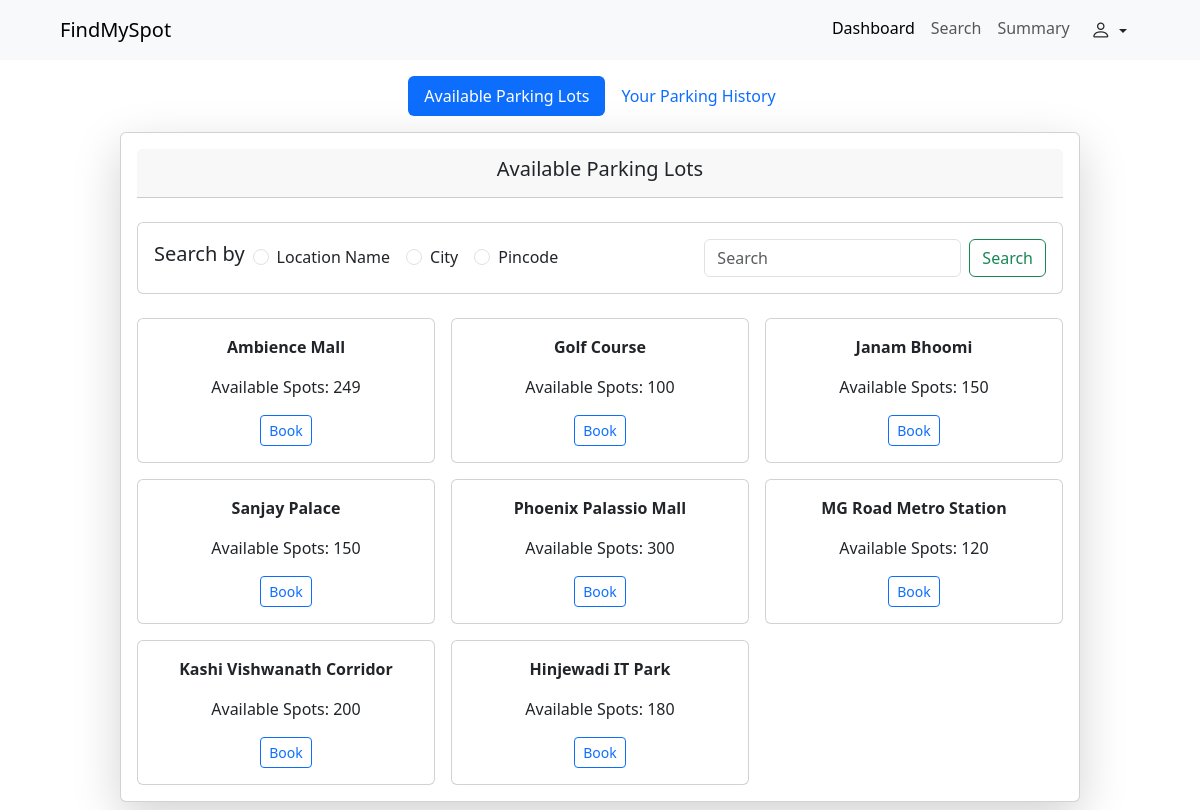
The page /user/dashboard (signed in) on the database as committed earlier.
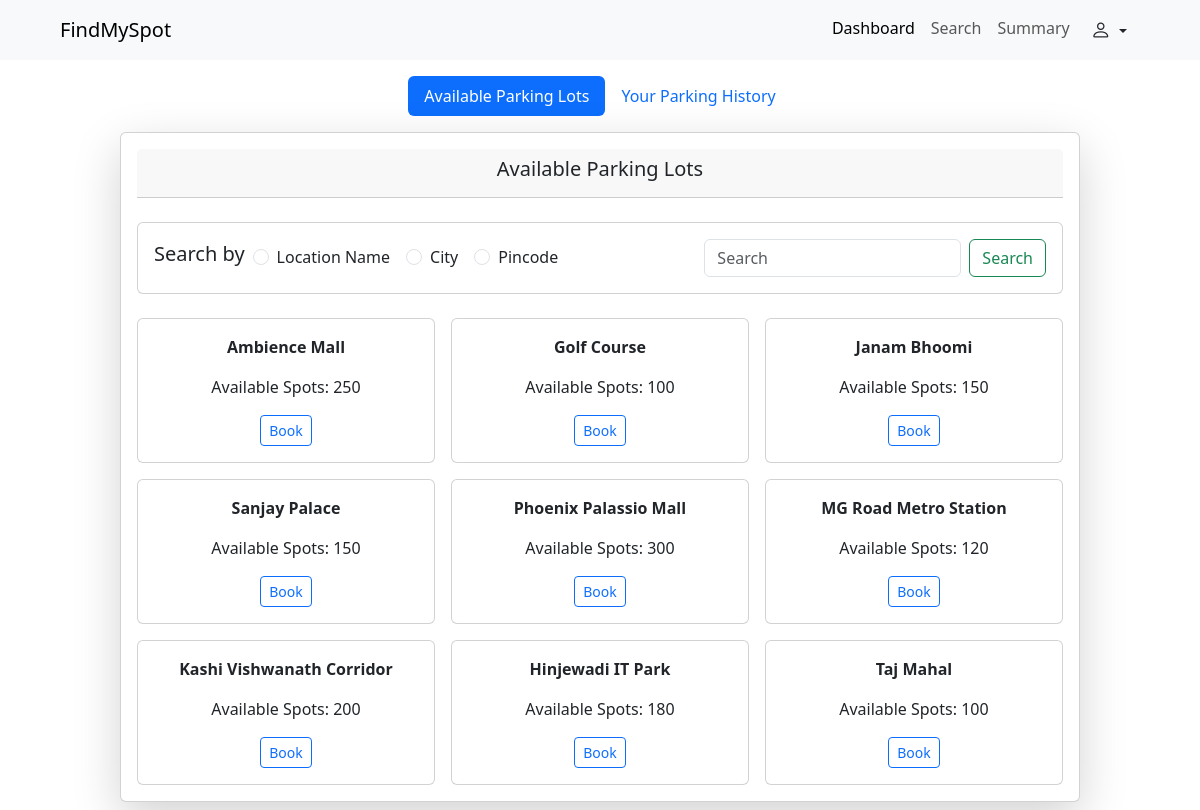
The same page on the database as committed later.
### backend/models.py (models this page shows)
class ParkingLot(db.Model):
    __tablename__ = "Parking_Lot"
    id = db.Column(db.Integer , primary_key = True , autoincrement=True)
    prime_location_name = db.Column(db.String, nullable = False)
    price = db.Column(db.Integer, nullable = False) #####
    address = db.Column(db.String, nullable = False)
    city = db.Column(db.String , nullable = False)
    pin_code = db.Column(db.Integer, nullable = False)
    maximum_number_of_spots = db.Column(db.Integer, nullable = False)
    spots = db.relationship("ParkingSpot", backref = "Parking_Lot")
    reserved_parking_spot = db.relationship("ReservedParkingSpot" , backref="Parking_Lot")

### backend/routes.py (the view)
@app.route("/user/dashboard")
@login_required
def user_dash():
    all_par = db.session.query(ParkingLot).join(ParkingSpot).filter(ParkingSpot.status == 'A').distinct().all()
    booking_history = db.session.query(ReservedParkingSpot).filter_by(user_id=current_user.id).all()
    return render_template("/user/dashboard.html", curr_user=current_user, all_par=all_par, booking_history = booking_history)

### app.py (called while the page is built)
def create_app():
    app = Flask(__name__)
    app.config["SQLALCHEMY_DATABASE_URI"] = "sqlite:///vehicle__app_db.sqlite3"
    app.config["SECRET_KEY"] = "thisismayankdhangar"
    db.init_app(app)
    login_manager = LoginManager(app)
    @login_manager.user_loader
    def load_user(email): #taking the id from cookies
        return db.session.query(User).filter_by(email = email).first() or db.session.query(Admin).filter_by(email = email).first()
    app.app_context().push()
    db.create_all()
    return app

### templates/user/dashboard.html (shortened to what this page needs)
<!doctype html>
<html lang="en">
<head>
    <link href="https://cdn.jsdelivr.net/npm/bootstrap@5.3.7/dist/css/bootstrap.min.css" rel="stylesheet"
>
    <link rel="stylesheet" href="https://cdn.jsdelivr.net/npm/bootstrap-icons@1.13.1/font/bootstrap-icons.min.css">
</head>
<body>
    <nav class="navbar sticky-top navbar-expand-lg bg-body-tertiary">
        <div class="container-fluid ms-5">
            <a class="navbar-brand" href="#">FindMySpot</a>
            <div class="collapse navbar-collapse" id="navbarSupportedContent">
                <ul class="navbar-nav ms-auto me-5">
                    <li class="nav-item">
                        <a class="nav-link active" aria-current="page" href="/user/dashboard">Dashboard</a>
                    </li>
                    <li class="nav-item">
                        <a class="nav-link" href="#">Search</a>
                    </li>
                    <li class="nav-item">
                        <a class="nav-link" href="#">Summary</a>
                    </li>
                    <div class="dropdown">
                        <button class="btn dropdown-toggle" type="button" data-bs-toggle="dropdown"
                            aria-expanded="false">
                            <i class="bi bi-person fs-5"></i>
                        </button>
                    </div>
                </ul>
            </div>
        </div>
    </nav>
    <ul class="nav nav-pills mb-3 d-flex justify-content-center mt-3" id="pills-tab" role="tablist">
        <li class="nav-item" role="presentation">
            <button class="nav-link active" id="pills-home-tab" data-bs-toggle="pill" data-bs-target="#pills-home"
                type="button" role="tab" aria-controls="pills-home" aria-selected="true">Available Parking Lots</button>
        </li>
        <li class="nav-item" role="presentation">
            <button class="nav-link" id="pills-profile-tab" data-bs-toggle="pill" data-bs-target="#pills-profile"
                type="button" role="tab" aria-controls="pills-profile" aria-selected="false">Your Parking
                History</button>
        </li>
    </ul>
    <div class="tab-content" id="pills-tabContent">
        <div class="tab-pane fade show active" id="pills-home" role="tabpanel" aria-labelledby="pills-home-tab"
            tabindex="0">
            <div class="card shadow-lg mx-auto my-2" style="width:80%">
                <div class="card-body">
                    <div class="card-header d-flex align-items-center justify-content-center">
                        <h5 class="card-title">Available Parking Lots</h5>
                    </div>
                    <div class="card mx-auto my-4">
                        <div class="card-body d-flex align-items-center">
                            <h5 class="card-title me-2">Search by</h5>
                            <div class="form-check form-check-inline">
                                <input class="form-check-input" type="radio" name="searchby" id="name" value="name">
                                <label class="form-check-label" for="name">Location Name</label>
                            </div>
                            <div class="form-check form-check-inline">
                                <input class="form-check-input" type="radio" name="searchby" id="city" value="city">
                                <label class="form-check-label" for="city">City</label>
                            </div>
                            <div class="form-check form-check-inline">
                                <input class="form-check-input" type="radio" name="searchby" id="pincode"
                                    value="pincode">
                                <label class="form-check-label" for="pincode">Pincode</label>
                            </div>
                            <form class="d-flex ms-auto" role="search">
                                <input class="form-control me-2" type="search" placeholder="Search"
                                    aria-label="Search" />
                                <button class="btn btn-outline-success" type="submit">Search</button>
                            </form>
                        </div>
                    </div>
                    <div class="row g-3 text-center">
                        {% for lot in all_par %}
                        <div class="col-4">
                            <div class="card">
                                <div class="card-body">
                                    <p><strong>{{ lot.prime_location_name }}</strong></p>
                                    <p>Available Spots: {{ lot.spots | selectattr('status', 'equalto', 'A') | list |
                                        length }}</p>
                                    <div class="btn-group btn-group-sm" role="group"
                                        aria-label="Basic outlined example">
                                        <button type="button" class="btn btn-outline-primary" data-bs-toggle="modal"
                                            data-bs-target="#bookParking-{{ lot.id }}">Book</button>
                                    </div>
                                </div>
                            </div>
                        </div>
                        {% endfor %}
                    </div>
                </div>
            </div>
        </div>
    </div>
</body>
</html>

Rows that differ between the two databases and show on the page:
computed for ParkingLot "Ambience Mall": spots|selectattr "249" → "250"
added ParkingLot: prime_location_name "Taj Mahal", spots|selectattr "100"
